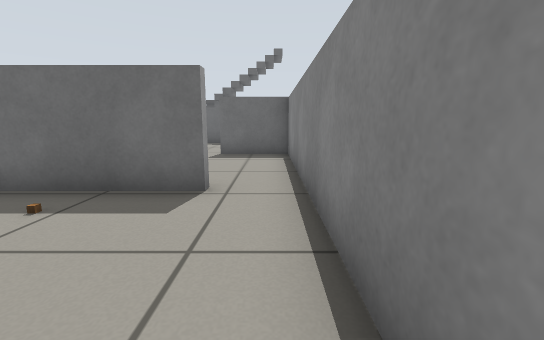
View 1 (above)

12 first-person views from a walk through a world built for the Gazebo simulator. The camera is 0.57 m above the floor, tilts 10° down and sees 90° across. The floor is counted in squares, 0.5 m on a side. Each view is taken from the middle of a square. On the plan, view 1 faces up. The plan holds only what a view shows up to about 12 squares ahead; the rest is blank. Gazebo's built-in surfaces are drawn with simple patterns.

View 2
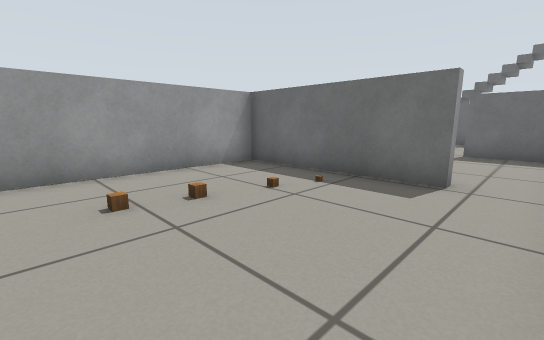

View 3
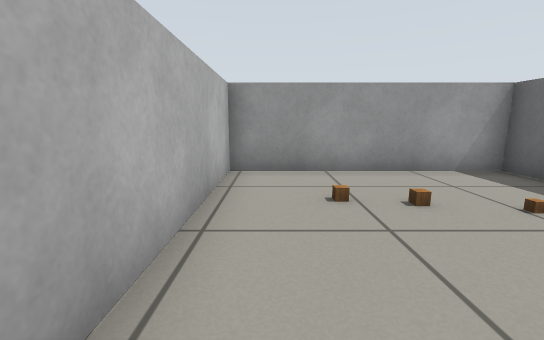

View 4
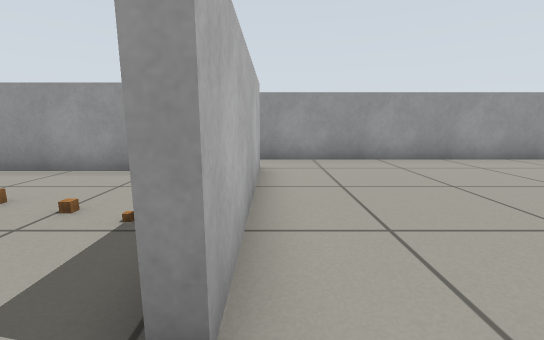

View 5
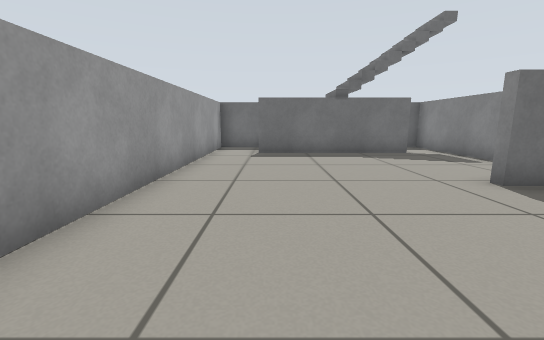

View 6
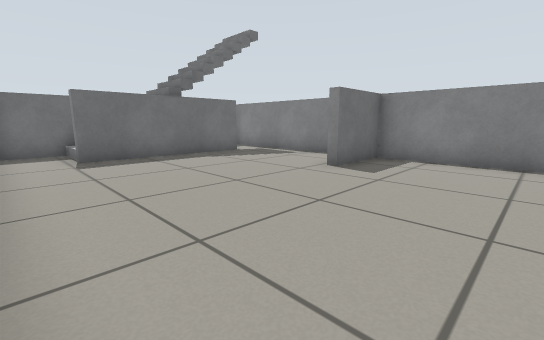

View 7
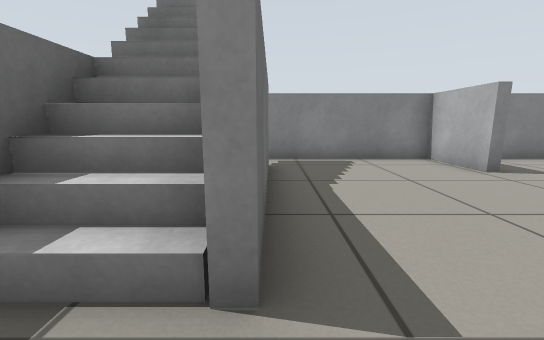

View 8
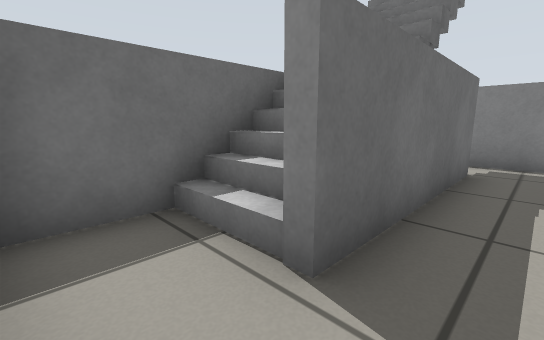

View 9
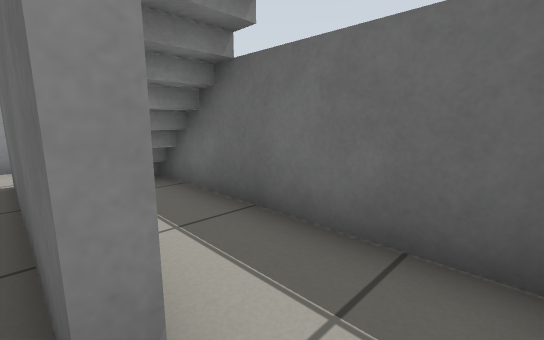

View 10
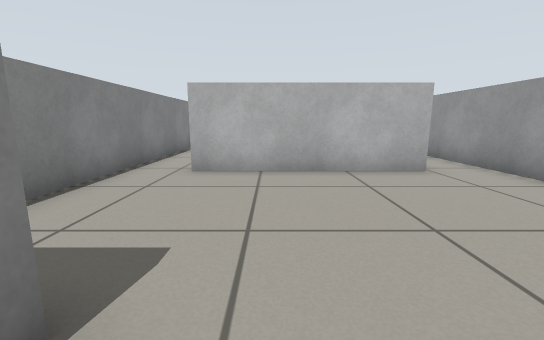

View 11
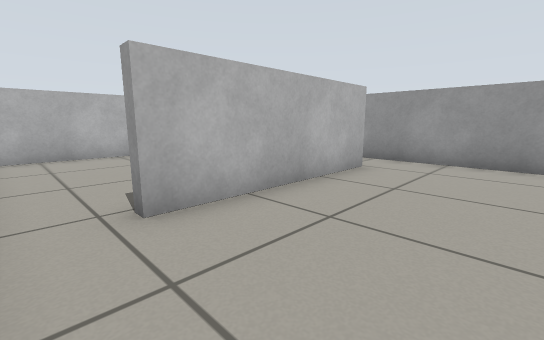

View 12
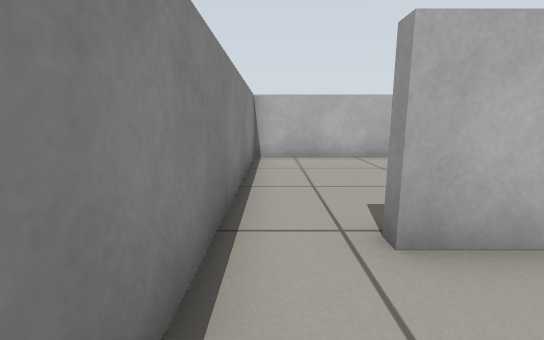

### Floor plan
Points are (right, up) in squares from view 1. A wall is a line through its corners. A room is listed if a view was taken in it or the views show most of it. See-through windows are left out.
Room 1 (views 1, 2, 3)
walls: (-1, 4.4) (-6.3, 4.4) (-6.3, -2) (0.6, -2) (0.6, 3.4)
ways out: opening at (-0.5, 4.5) to room 2
objects: wooden cube (-4, 0); wooden cube (-4, 1); wooden cube (-3, 2)
Room 2 (views 4, 5, 6, 8, 9, 10, 11, 12)
walls: (-1.9, 10.1) (0.6, 10.1) (0.6, 15.5); (-6.6, 4.7) (-1, 4.7); (-8.3, 14.4) (-8.3, 4.5); (-1, 15.5) (-1, 15.1) (-6.5, 15.1); (0.6, 3.4) (0.6, 9.8) (-1.9, 9.8)
ways out: opening at (-0.5, 4.5) to room 1; opening at (-7.5, 15) to room 3; opening at (0, 15) to room 4; opening at (-8, 4)
Room 3 (view 7)
walls: (-6.5, 15.1) (-6.5, 15.5); (-5.4, 17.4) (-8.3, 17.4) (-8.3, 14.4)
ways out: opening at (-7.5, 15) to room 2
objects: grey box (-6, 16) to (-6, 17); grey box (-5, 16) to (-5, 17)
Room 4 (no view inside)
walls: (0.1, 17.4) (-3.5, 17.4); (0.6, 15.5) (0.6, 17.2)
ways out: opening at (0, 15) to room 2

Positions as (right, up) in squares from view 1, and headings:
1: (0, 0), facing up
2: (0, -1), facing up-left
3: (0, -1), facing left
4: (0, 5), facing left
5: (-6, 5), facing up
6: (-8, 6), facing up-right
7: (-8, 15), facing right
8: (-8, 14), facing up-right
9: (0, 15), facing up-left
10: (-3, 11), facing down
11: (0, 8), facing down-left
12: (0, 7), facing down
